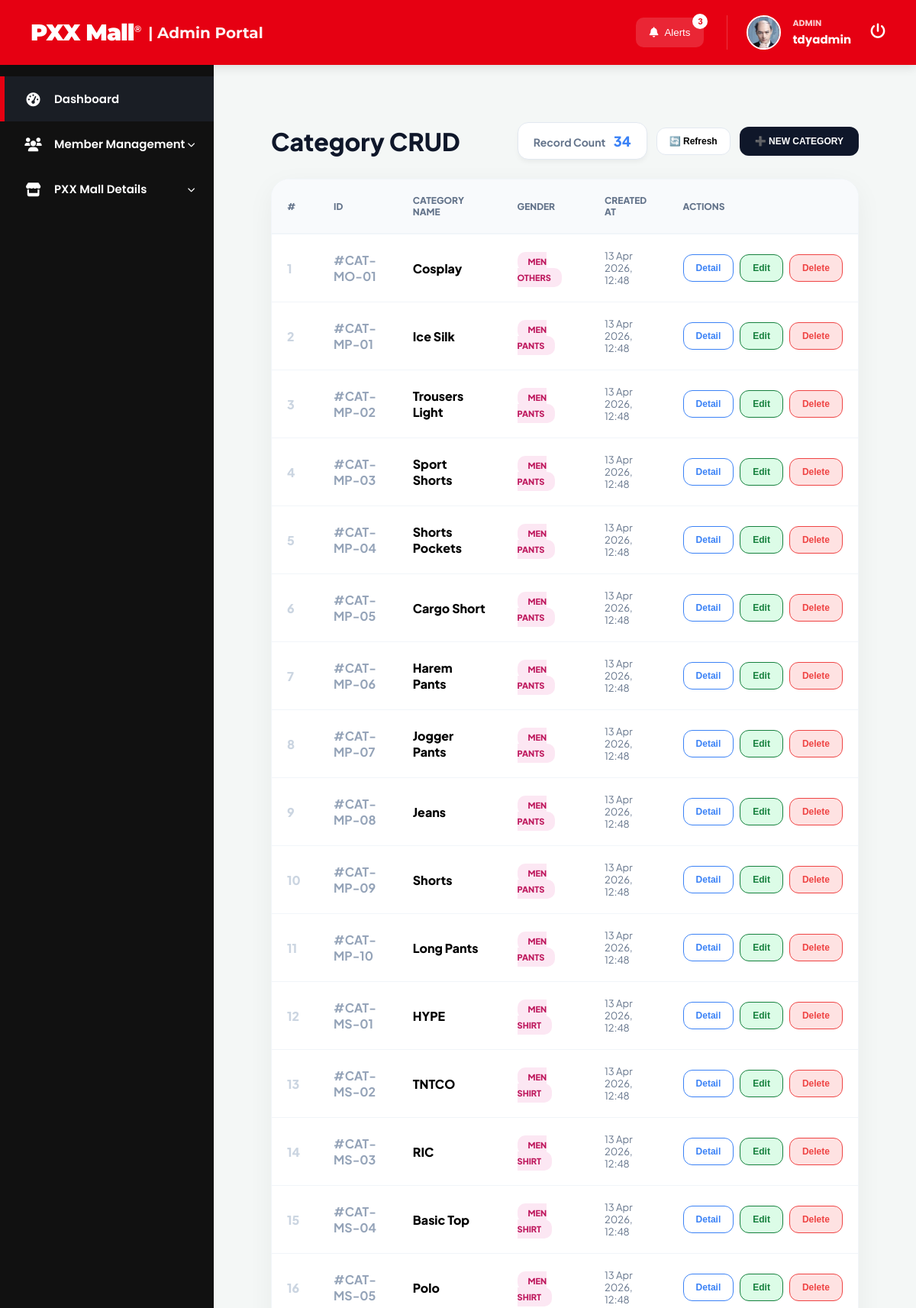
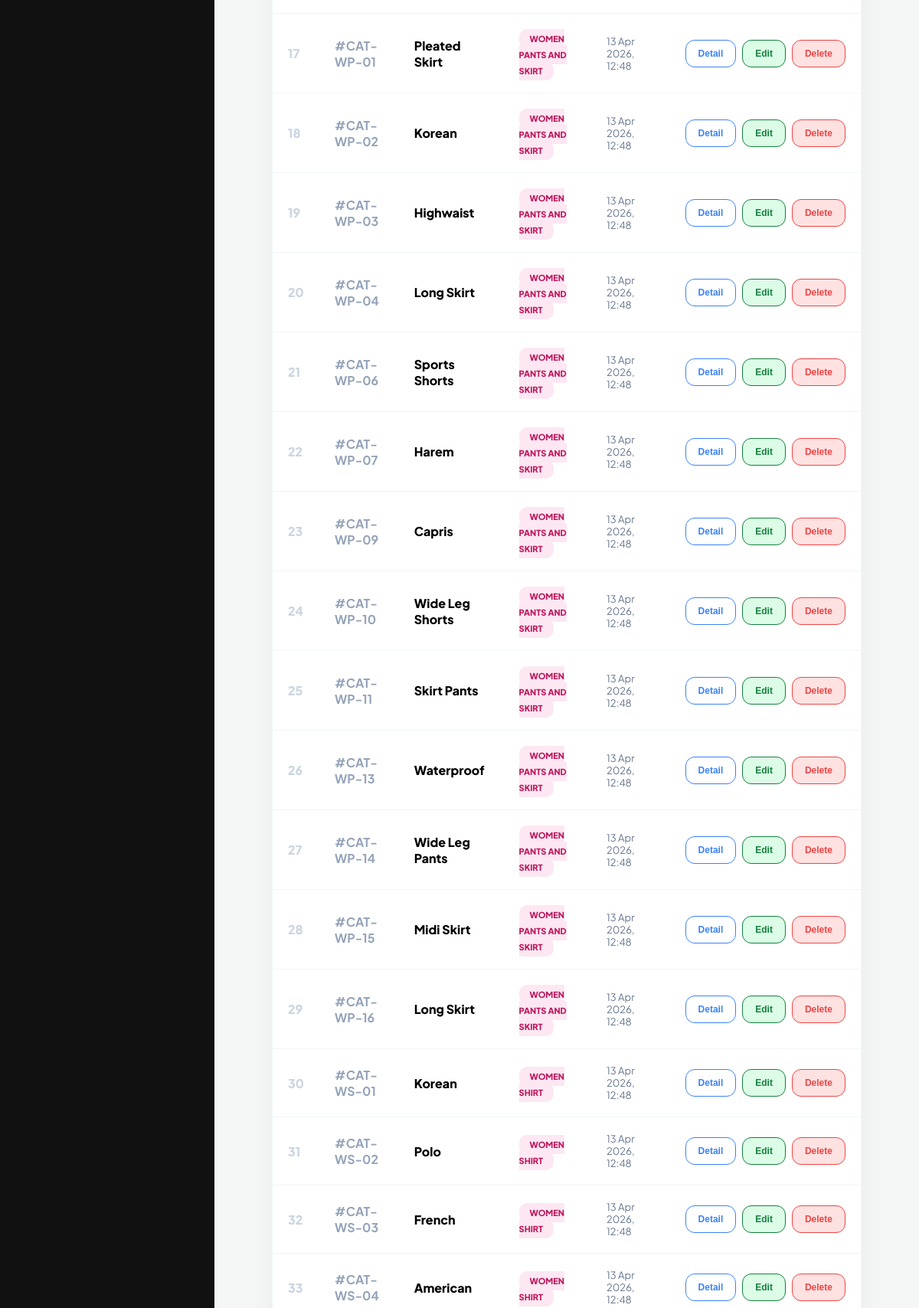
The app's page /admin/admin_crud.php (signed in, upper part) with its own data (2 pictures, top to bottom).
### tables this page shows
CREATE TABLE `categories` (
  `category_id` varchar(20) NOT NULL,
  `category_name` varchar(100) NOT NULL,
  `category_gender` varchar(50) DEFAULT NULL,
  `description` text DEFAULT NULL,
  `created_at` timestamp NOT NULL DEFAULT current_timestamp()
);

### admin/admin_crud.php (the view, shortened to what this page needs)
<?php
$pxx_root = dirname(__DIR__);
require_once $pxx_root . '/includes/db.php';
$categories = $pdo->query("SELECT * FROM categories ORDER BY created_at DESC")->fetchAll(PDO::FETCH_ASSOC);
$admin_head = $pxx_root . '/includes/_admin_head.php';
if (file_exists($admin_head)) { include $admin_head; }
?>
<div class="cat-container" id="pxxMain">
    <div class="cat-header">
        <h1>Category CRUD</h1>
        <div style="display: flex; gap: 12px; align-items: center;">
            <div class="stat-badge">Record Count <span><?= count($categories) ?></span></div>
            <button onclick="location.reload()" class="btn-i"><span>🔄</span> Refresh</button>
            <button onclick="openModal('add')" class="btn-i" style="background:#0f172a; color:#fff; border:none; padding:12px 20px;"><span>➕</span> NEW CATEGORY</button>
        </div>
    </div>
    <div class="cat-card">
        <table>
            <thead>
                <tr>
                    <th>#</th>
                    <th>ID</th>
                    <th>Category Name</th>
                    <th>Gender</th>
                    <th>Created At</th>
                    <th>Actions</th>
                </tr>
            </thead>
            <tbody>
                <?php if ($categories): $idx = 1; foreach ($categories as $c):
                    $gClass = ($c['category_gender'] === 'Men') ? 'pill-men' : 'pill-women';
                ?>
                <tr>
                    <td style="font-weight:800; color:#cbd5e1;"><?= $idx++ ?></td>
                    <td style="font-weight:700; color:#94a3b8;">#<?= htmlspecialchars($c['category_id']) ?></td>
                    <td style="font-weight:800;"><?= htmlspecialchars($c['category_name']) ?></td>
                    <td><span class="pill <?= $gClass ?>"><?= strtoupper($c['category_gender']) ?></span></td>
                    <td style="font-size:13px; color:#64748b;"><?= date('d M Y, H:i', strtotime($c['created_at'])) ?></td>
                    <td>
                        <div class="act-btns">
                            <button onclick='openModal("detail", <?= json_encode($c) ?>)' class="btn-i btn-blue">Detail</button>
                            <button onclick='openModal("edit", <?= json_encode($c) ?>)' class="btn-i btn-green">Edit</button>
                            <button onclick='handleDelete("<?= $c['category_id'] ?>")' class="btn-i btn-red">Delete</button>
                        </div>
                    </td>
                </tr>
                <?php endforeach; else: ?>
                <tr><td colspan="6" style="text-align:center; padding:50px;">No categories found.</td></tr>
                <?php endif; ?>
            </tbody>
        </table>
    </div>
</div>
<?php
$foot = $pxx_root . '/includes/_admin_foot.php';
if (file_exists($foot)) { include $foot; }
?>

### includes/_admin_head.php (style rules this page uses)
:root { --pxx-red: #e60012; --side-bg: #111111; --side-h: #1a1e25; --white: #ffffff; --bg-canvas: #f4f7f6; --header-h: 85px; --side-w: 280px; --trans: all 0.3s ease; --toyyib-orange: #f39c12; }
body, html { margin: 0; padding: 0; height: 100vh; width: 100vw; font-family: 'Poppins', sans-serif; background-color: var(--bg-canvas); overflow: hidden; }
* { box-sizing: border-box; }

### admin/admin_crud.php (style rules this page uses)
.cat-container { width: 100%; box-sizing: border-box; padding: 25px; font-family: 'Plus Jakarta Sans', sans-serif; animation: fadeInUp 0.4s ease-out forwards; }
.cat-header { display: flex; justify-content: space-between; align-items: center; margin-bottom: 25px; }
.cat-header h1 { font-size: 32px; font-weight: 900; color: #0f172a; margin: 0; }
.stat-badge { background: #fff; padding: 12px 20px; border-radius: 14px; border: 1px solid #e2e8f0; font-weight: 700; color: #64748b; font-size: 14px; box-shadow: 0 4px 6px -1px rgba(0,0,0,0.05); }
.stat-badge span { color: #3b82f6; font-size: 18px; margin-left: 8px; font-weight: 900; }
.cat-card { background: #ffffff; border-radius: 24px; box-shadow: 0 10px 35px rgba(0,0,0,0.05); border: 1px solid #f1f5f9; overflow: hidden; }
table { width: 100%; border-collapse: collapse; text-align: left; }
th { background: #f8fafc; padding: 20px; color: #64748b; font-size: 12px; font-weight: 800; text-transform: uppercase; border-bottom: 2px solid #f1f5f9; }
td { padding: 20px; border-bottom: 1px solid #f1f5f9; vertical-align: middle; }
.pill { padding: 6px 14px; border-radius: 10px; font-size: 11px; font-weight: 800; }
.pill-women { background: #fce7f3; color: #be185d; }
.act-btns { display: flex; gap: 8px; }
.btn-i { padding: 10px 16px; border-radius: 12px; font-weight: 800; font-size: 12px; border: 1px solid #e2e8f0; transition: 0.2s; cursor: pointer; background: #fff; }
.btn-blue { color: #3b82f6; border-color: #3b82f6; }
.btn-green { color: #15803d; border-color: #15803d; background: #dcfce7; }
.btn-red { color: #ef4444; border-color: #ef4444; background: #fee2e2; }

### records on screen
categories: category_id "CAT-MO-01", category_name "Cosplay", category_gender "MEN OTHERS", created_at "13 Apr 2026, 12:48"
categories: category_id "CAT-MP-01", category_name "Ice Silk", category_gender "MEN PANTS", created_at "13 Apr 2026, 12:48"
categories: category_id "CAT-MP-02", category_name "Trousers Light", category_gender "MEN PANTS", created_at "13 Apr 2026, 12:48"
categories: category_id "CAT-MP-03", category_name "Sport Shorts", category_gender "MEN PANTS", created_at "13 Apr 2026, 12:48"
categories: category_id "CAT-MP-04", category_name "Shorts Pockets", category_gender "MEN PANTS", created_at "13 Apr 2026, 12:48"
categories: category_id "CAT-MP-05", category_name "Cargo Short", category_gender "MEN PANTS", created_at "13 Apr 2026, 12:48"
categories: category_id "CAT-MP-06", category_name "Harem Pants", category_gender "MEN PANTS", created_at "13 Apr 2026, 12:48"
categories: category_id "CAT-MP-07", category_name "Jogger Pants", category_gender "MEN PANTS", created_at "13 Apr 2026, 12:48"
categories: category_id "CAT-MP-08", category_name "Jeans", category_gender "MEN PANTS", created_at "13 Apr 2026, 12:48"
categories: category_id "CAT-MP-09", category_name "Shorts", category_gender "MEN PANTS", created_at "13 Apr 2026, 12:48"
categories: category_id "CAT-MP-10", category_name "Long Pants", category_gender "MEN PANTS", created_at "13 Apr 2026, 12:48"
categories: category_id "CAT-MS-01", category_name "HYPE", category_gender "MEN SHIRT", created_at "13 Apr 2026, 12:48"
categories: category_id "CAT-MS-02", category_name "TNTCO", category_gender "MEN SHIRT", created_at "13 Apr 2026, 12:48"
categories: category_id "CAT-MS-03", category_name "RIC", category_gender "MEN SHIRT", created_at "13 Apr 2026, 12:48"
categories: category_id "CAT-MS-04", category_name "Basic Top", category_gender "MEN SHIRT", created_at "13 Apr 2026, 12:48"
categories: category_id "CAT-MS-05", category_name "Polo", category_gender "MEN SHIRT", created_at "13 Apr 2026, 12:48"
categories: category_id "CAT-WP-01", category_name "Pleated Skirt", category_gender "WOMEN PANTS AND SKIRT", created_at "13 Apr 2026, 12:48"
categories: category_id "CAT-WP-02", category_name "Korean", category_gender "WOMEN PANTS AND SKIRT", created_at "13 Apr 2026, 12:48"
categories: category_id "CAT-WP-03", category_name "Highwaist", category_gender "WOMEN PANTS AND SKIRT", created_at "13 Apr 2026, 12:48"
categories: category_id "CAT-WP-04", category_name "Long Skirt", category_gender "WOMEN PANTS AND SKIRT", created_at "13 Apr 2026, 12:48"
categories: category_id "CAT-WP-06", category_name "Sports Shorts", category_gender "WOMEN PANTS AND SKIRT", created_at "13 Apr 2026, 12:48"
categories: category_id "CAT-WP-07", category_name "Harem", category_gender "WOMEN PANTS AND SKIRT", created_at "13 Apr 2026, 12:48"
categories: category_id "CAT-WP-09", category_name "Capris", category_gender "WOMEN PANTS AND SKIRT", created_at "13 Apr 2026, 12:48"
categories: category_id "CAT-WP-10", category_name "Wide Leg Shorts", category_gender "WOMEN PANTS AND SKIRT", created_at "13 Apr 2026, 12:48"
categories: category_id "CAT-WP-11", category_name "Skirt Pants", category_gender "WOMEN PANTS AND SKIRT", created_at "13 Apr 2026, 12:48"
categories: category_id "CAT-WP-13", category_name "Waterproof", category_gender "WOMEN PANTS AND SKIRT", created_at "13 Apr 2026, 12:48"
categories: category_id "CAT-WP-14", category_name "Wide Leg Pants", category_gender "WOMEN PANTS AND SKIRT", created_at "13 Apr 2026, 12:48"
categories: category_id "CAT-WP-15", category_name "Midi Skirt", category_gender "WOMEN PANTS AND SKIRT", created_at "13 Apr 2026, 12:48"
categories: category_id "CAT-WP-16", category_name "Long Skirt", category_gender "WOMEN PANTS AND SKIRT", created_at "13 Apr 2026, 12:48"
categories: category_id "CAT-WS-01", category_name "Korean", category_gender "WOMEN SHIRT", created_at "13 Apr 2026, 12:48"
categories: category_id "CAT-WS-02", category_name "Polo", category_gender "WOMEN SHIRT", created_at "13 Apr 2026, 12:48"
categories: category_id "CAT-WS-03", category_name "French", category_gender "WOMEN SHIRT", created_at "13 Apr 2026, 12:48"
categories: category_id "CAT-WS-04", category_name "American", category_gender "WOMEN SHIRT", created_at "13 Apr 2026, 12:48"

### other values on screen
$noti_count "3"
$user_role "ADMIN"
$current_admin "tdyadmin"
count($categories) "34"
